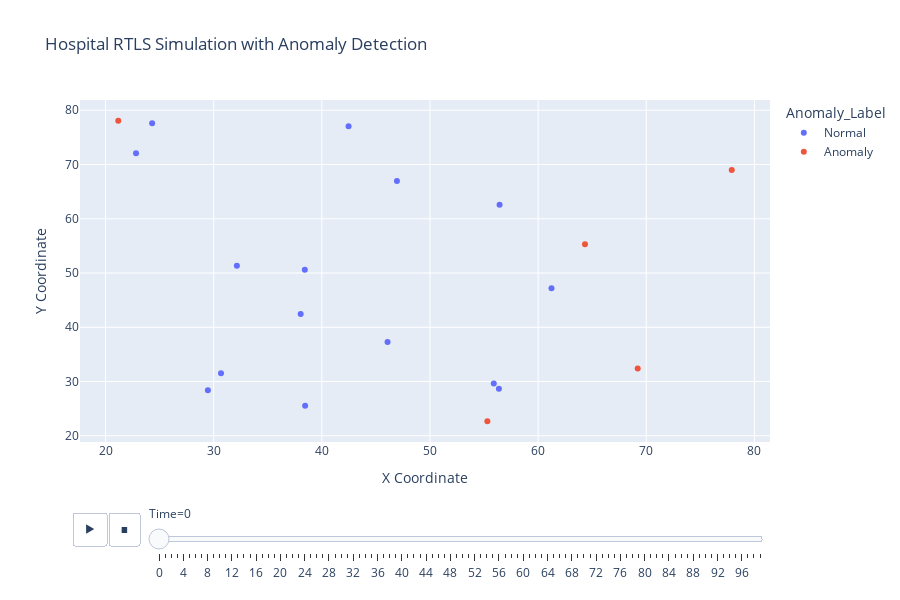

Notebook cell for this chart:
### Code cell
#Hospital Example with Machine Learning Integration
import numpy as np
import pandas as pd
import plotly.express as px
from sklearn.ensemble import IsolationForest

# Set random seed
np.random.seed(42)

# Simulation parameters
num_patients = 20
num_timesteps = 100
anomalous_patient_idx = 0  # First patient is anomalous

# Simulate patient movements (normal and anomalous)
def simulate_patient_movement(num_patients, num_timesteps, anomalous_patient=None):
    patient_rooms = np.random.uniform(20, 80, size=(num_patients, 2))
    positions = np.zeros((num_timesteps, num_patients, 2))

    for t in range(num_timesteps):
        movement = np.random.randn(num_patients, 2) * 0.5
        positions[t] = patient_rooms + movement
        positions[t,:,0] = np.clip(positions[t,:,0], patient_rooms[:,0]-3, patient_rooms[:,0]+3)
        positions[t, :,1] = np.clip(positions[t,:,1], patient_rooms[:,1]-3, patient_rooms[:,1]+3)

    # Inject anomaly: patient moves linearly away from room
    if anomalous_patient is not None:
        anomaly_path = np.linspace([0, 0], [40, 40], num_timesteps)
        positions[:, anomalous_patient] = patient_rooms[anomalous_patient] + anomaly_path

    return positions, patient_rooms

# Generate data
positions, patient_rooms = simulate_patient_movement(num_patients, num_timesteps, anomalous_patient=anomalous_patient)

# Convert positions to DataFrame
data = []
for patient in range(num_patients):
    for t in range(num_timesteps):
        data.append({
            'PatientID': f'Patient_{patient+1}',
            'X': positions[t, patient, 0],
            'Y': positions[t, patient, 1],
            'Time': t
        })

df_patients = pd.DataFrame(data)

# Feature Engineering: Calculate movement speed per patient
df_patients.sort_values(['PatientID', 'Time'], inplace=True)
df_patients['Prev_X'] = df_patients.groupby('PatientID')['X'].shift(1)
df_patients['Prev_Y'] = df_patients.groupby('PatientID')['Y'].shift(1)
df_patients['Distance'] = np.sqrt((df_patients['X'] - df_patients['Prev_X'])**2 +
                                  (df_patients['Y'] - df_patients['Prev_Y'])**2).fillna(0)

# Isolation Forest to detect anomalies
from sklearn.ensemble import IsolationForest

features = df_patients[['X', 'Y', 'Distance']].fillna(0)
iso_forest = IsolationForest(contamination=0.05, random_state=42)
df_patients['Anomaly'] = iso_forest.fit_predict(features)
df_patients['Anomaly_Label'] = df_patients['Anomaly'].apply(lambda x: 'Anomaly' if x==-1 else 'Normal')

# Plot interactive RTLS data with anomalies highlighted
import plotly.express as px
fig = px.scatter(df_patients, x='X', y='Y', color='Anomaly_Label',
                 animation_frame='Time', animation_group='PatientID',
                 hover_data=['PatientID'],
                 title='Hospital RTLS Simulation with Anomaly Detection',
                 labels={'X':'X Coordinate','Y':'Y Coordinate'})

fig.update_layout(width=900, height=600)
fig.show()

### Figure 1 — Plotly figure (JSON) as saved in the notebook; plotly's stock layout.template omitted (floating-point values rounded to 4 significant figures)
{"data": [{"customdata": [["Patient_1"], ["Patient_10"], ["Patient_11"], ["Patient_12"], ["Patient_13"], ["Patient_14"], ["Patient_16"], ["Patient_17"], ["Patient_19"], ["Patient_20"], ["Patient_3"], ["Patient_4"], ["Patient_5"], ["Patient_8"], ["Patient_9"]], "hovertemplate": "Anomaly_Label=Normal<br>Time=0<br>X Coordinate=%{x}<br>Y Coordinate=%{y}<br>PatientID=%{customdata[0]}<extra></extra>", "ids": ["Patient_1", "Patient_10", "Patient_11", "Patient_12", "Patient_13", "Patient_14", "Patient_16", "Patient_17", "Patient_19", "Patient_20", "Patient_3", "Patient_4", "Patient_5", "Patient_8", "Patient_9"], "legendgroup": "Normal", "marker": {"color": "#636efa", "symbol": "circle"}, "mode": "markers", "name": "Normal", "orientation": "v", "showlegend": true, "type": "scatter", "x": [42.47, 46.08, 56.37, 38.04, 46.94, 32.15, 55.9, 24.31, 38.46, 61.23, 29.47, 22.82, 56.44, 30.68, 38.43], "xaxis": "x", "y": [77.04, 37.28, 28.68, 42.45, 66.96, 51.34, 29.63, 77.61, 25.54, 47.18, 28.38, 72.07, 62.57, 31.53, 50.6], "yaxis": "y"}, {"customdata": [["Patient_15"], ["Patient_18"], ["Patient_2"], ["Patient_6"], ["Patient_7"]], "hovertemplate": "Anomaly_Label=Anomaly<br>Time=0<br>X Coordinate=%{x}<br>Y Coordinate=%{y}<br>PatientID=%{customdata[0]}<extra></extra>", "ids": ["Patient_15", "Patient_18", "Patient_2", "Patient_6", "Patient_7"], "legendgroup": "Anomaly", "marker": {"color": "#EF553B", "symbol": "circle"}, "mode": "markers", "name": "Anomaly", "orientation": "v", "showlegend": true, "type": "scatter", "x": [55.31, 77.9, 64.33, 21.18, 69.21], "xaxis": "x", "y": [22.69, 69.01, 55.31, 78.04, 32.38], "yaxis": "y"}], "layout": {"height": 600, "legend": {"title": {"text": "Anomaly_Label"}, "tracegroupgap": 0}, "sliders": [{"active": 0, "currentvalue": {"prefix": "Time="}, "len": 0.9, "pad": {"b": 10, "t": 60}, "steps": [{"args": [["0"], {"frame": {"duration": 0, "redraw": false}, "fromcurrent": true, "mode": "immediate", "transition": {"duration": 0, "easing": "linear"}}], "label": "0", "method": "animate"}, {"args": [["1"], {"frame": {"duration": 0, "redraw": false}, "fromcurrent": true, "mode": "immediate", "transition": {"duration": 0, "easing": "linear"}}], "label": "1", "method": "animate"}, {"args": [["2"], {"frame": {"duration": 0, "redraw": false}, "fromcurrent": true, "mode": "immediate", "transition": {"duration": 0, "easing": "linear"}}], "label": "2", "method": "animate"}, {"args": [["3"], {"frame": {"duration": 0, "redraw": false}, "fromcurrent": true, "mode": "immediate", "transition": {"duration": 0, "easing": "linear"}}], "label": "3", "method": "animate"}, {"args": [["4"], {"frame": {"duration": 0, "redraw": false}, "fromcurrent": true, "mode": "immediate", "transition": {"duration": 0, "easing": "linear"}}], "label": "4", "method": "animate"}, {"args": [["5"], {"frame": {"duration": 0, "redraw": false}, "fromcurrent": true, "mode": "immediate", "transition": {"duration": 0, "easing": "linear"}}], "label": "5", "method": "animate"}, {"args": [["6"], {"frame": {"duration": 0, "redraw": false}, "fromcurrent": true, "mode": "immediate", "transition": {"duration": 0, "easing": "linear"}}], "label": "6", "method": "animate"}, {"args": [["7"], {"frame": {"duration": 0, "redraw": false}, "fromcurrent": true, "mode": "immediate", "transition": {"duration": 0, "easing": "linear"}}], "label": "7", "method": "animate"}, {"args": [["8"], {"frame": {"duration": 0, "redraw": false}, "fromcurrent": true, "mode": "immediate", "transition": {"duration": 0, "easing": "linear"}}], "label": "8", "method": "animate"}, {"args": [["9"], {"frame": {"duration": 0, "redraw": false}, "fromcurrent": true, "mode": "immediate", "transition": {"duration": 0, "easing": "linear"}}], "label": "9", "method": "animate"}, {"args": [["10"], {"frame": {"duration": 0, "redraw": false}, "fromcurrent": true, "mode": "immediate", "transition": {"duration": 0, "easing": "linear"}}], "label": "10", "method": "animate"}, {"args": [["11"], {"frame": {"duration": 0, "redraw": false}, "fromcurrent": true, "mode": "immediate", "transition": {"duration": 0, "easing": "linear"}}], "label": "11", "method": "animate"}, {"args": [["12"], {"frame": {"duration": 0, "redraw": false}, "fromcurrent": true, "mode": "immediate", "transition": {"duration": 0, "easing": "linear"}}], "label": "12", "method": "animate"}, {"args": [["13"], {"frame": {"duration": 0, "redraw": false}, "fromcurrent": true, "mode": "immediate", "transition": {"duration": 0, "easing": "linear"}}], "label": "13", "method": "animate"}, {"args": [["14"], {"frame": {"duration": 0, "redraw": false}, "fromcurrent": true, "mode": "immediate", "transition": {"duration": 0, "easing": "linear"}}], "label": "14", "method": "animate"}, {"args": [["15"], {"frame": {"duration": 0, "redraw": false}, "fromcurrent": true, "mode": "immediate", "transition": {"duration": 0, "easing": "linear"}}], "label": "15", "method": "animate"}, {"args": [["16"], {"frame": {"duration": 0, "redraw": false}, "fromcurrent": true, "mode": "immediate", "transition": {"duration": 0, "easing": "linear"}}], "label": "16", "method": "animate"}, {"args": [["17"], {"frame": {"duration": 0, "redraw": false}, "fromcurrent": true, "mode": "immediate", "transition": {"duration": 0, "easing": "linear"}}], "label": "17", "method": "animate"}, {"args": [["18"], {"frame": {"duration": 0, "redraw": false}, "fromcurrent": true, "mode": "immediate", "transition": {"duration": 0, "easing": "linear"}}], "label": "18", "method": "animate"}, {"args": [["19"], {"frame": {"duration": 0, "redraw": false}, "fromcurrent": true, "mode": "immediate", "transition": {"duration": 0, "easing": "linear"}}], "label": "19", "method": "animate"}, {"args": [["20"], {"frame": {"duration": 0, "redraw": false}, "fromcurrent": true, "mode": "immediate", "transition": {"duration": 0, "easing": "linear"}}], "label": "20", "method": "animate"}, {"args": [["21"], {"frame": {"duration": 0, "redraw": false}, "fromcurrent": true, "mode": "immediate", "transition": {"duration": 0, "easing": "linear"}}], "label": "21", "method": "animate"}, {"args": [["22"], {"frame": {"duration": 0, "redraw": false}, "fromcurrent": true, "mode": "immediate", "transition": {"duration": 0, "easing": "linear"}}], "label": "22", "method": "animate"}, {"args": [["23"], {"frame": {"duration": 0, "redraw": false}, "fromcurrent": true, "mode": "immediate", "transition": {"duration": 0, "easing": "linear"}}], "label": "23", "method": "animate"}, {"args": [["24"], {"frame": {"duration": 0, "redraw": false}, "fromcurrent": true, "mode": "immediate", "transition": {"duration": 0, "easing": "linear"}}], "label": "24", "method": "animate"}, {"args": [["25"], {"frame": {"duration": 0, "redraw": false}, "fromcurrent": true, "mode": "immediate", "transition": {"duration": 0, "easing": "linear"}}], "label": "25", "method": "animate"}, {"args": [["26"], {"frame": {"duration": 0, "redraw": false}, "fromcurrent": true, "mode": "immediate", "transition": {"duration": 0, "easing": "linear"}}], "label": "26", "method": "animate"}, {"args": [["27"], {"frame": {"duration": 0, "redraw": false}, "fromcurrent": true, "mode": "immediate", "transition": {"duration": 0, "easing": "linear"}}], "label": "27", "method": "animate"}, {"args": [["28"], {"frame": {"duration": 0, "redraw": false}, "fromcurrent": true, "mode": "immediate", "transition": {"duration": 0, "easing": "linear"}}], "label": "28", "method": "animate"}, {"args": [["29"], {"frame": {"duration": 0, "redraw": false}, "fromcurrent": true, "mode": "immediate", "transition": {"duration": 0, "easing": "linear"}}], "label": "29", "method": "animate"}, {"args": [["30"], {"frame": {"duration": 0, "redraw": false}, "fromcurrent": true, "mode": "immediate", "transition": {"duration": 0, "easing": "linear"}}], "label": "30", "method": "animate"}, {"args": [["31"], {"frame": {"duration": 0, "redraw": false}, "fromcurrent": true, "mode": "immediate", "transition": {"duration": 0, "easing": "linear"}}], "label": "31", "method": "animate"}, {"args": [["32"], {"frame": {"duration": 0, "redraw": false}, "fromcurrent": true, "mode": "immediate", "transition": {"duration": 0, "easing": "linear"}}], "label": "32", "method": "animate"}, {"args": [["33"], {"frame": {"duration": 0, "redraw": false}, "fromcurrent": true, "mode": "immediate", "transition": {"duration": 0, "easing": "linear"}}], "label": "33", "method": "animate"}, {"args": [["34"], {"frame": {"duration": 0, "redraw": false}, "fromcurrent": true, "mode": "immediate", "transition": {"duration": 0, "easing": "linear"}}], "label": "34", "method": "animate"}, {"args": [["35"], {"frame": {"duration": 0, "redraw": false}, "fromcurrent": true, "mode": "immediate", "transition": {"duration": 0, "easing": "linear"}}], "label": "35", "method": "animate"}, {"args": [["36"], {"frame": {"duration": 0, "redraw": false}, "fromcurrent": true, "mode": "immediate", "transition": {"duration": 0, "easing": "linear"}}], "label": "36", "method": "animate"}, {"args": [["37"], {"frame": {"duration": 0, "redraw": false}, "fromcurrent": true, "mode": "immediate", "transition": {"duration": 0, "easing": "linear"}}], "label": "37", "method": "animate"}, {"args": [["38"], {"frame": {"duration": 0, "redraw": false}, "fromcurrent": true, "mode": "immediate", "transition": {"duration": 0, "easing": "linear"}}], "label": "38", "method": "animate"}, {"args": [["39"], {"frame": {"duration": 0, "redraw": false}, "fromcurrent": true, "mode": "immediate", "transition": {"duration": 0, "easing": "linear"}}], "label": "39", "method": "animate"}, {"args": [["40"], {"frame": {"duration": 0, "redraw": false}, "fromcurrent": true, "mode": "immediate", "transition": {"duration": 0, "easing": "linear"}}], "label": "40", "method": "animate"}, {"args": [["41"], {"frame": {"duration": 0, "redraw": false}, "fromcurrent": true, "mode": "immediate", "transition": {"duration": 0, "easing": "linear"}}], "label": "41", "method": "animate"}, {"args": [["42"], {"frame": {"duration": 0, "redraw": false}, "fromcurrent": true, "mode": "immediate", "transition": {"duration": 0, "easing": "linear"}}], "label": "42", "method": "animate"}, {"args": [["43"], {"frame": {"duration": 0, "redraw": false}, "fromcurrent": true, "mode": "immediate", "transition": {"duration": 0, "easing": "linear"}}], "label": "43", "method": "animate"}, {"args": [["44"], {"frame": {"duration": 0, "redraw": false}, "fromcurrent": true, "mode": "immediate", "transition": {"duration": 0, "easing": "linear"}}], "label": "44", "method": "animate"}, {"args": [["45"], {"frame": {"duration": 0, "redraw": false}, "fromcurrent": true, "mode": "immediate", "transition": {"duration": 0, "easing": "linear"}}], "label": "45", "method": "animate"}, {"args": [["46"], {"frame": {"duration": 0, "redraw": false}, "fromcurrent": true, "mode": "immediate", "transition": {"duration": 0, "easing": "linear"}}], "label": "46", "method": "animate"}, {"args": [["47"], {"frame": {"duration": 0, "redraw": false}, "fromcurrent": true, "mode": "immediate", "transition": {"duration": 0, "easing": "linear"}}], "label": "47", "method": "animate"}, {"args": [["48"], {"frame": {"duration": 0, "redraw": false}, "fromcurrent": true, "mode": "immediate", "transition": {"duration": 0, "easing": "linear"}}], "label": "48", "method": "animate"}, {"args": [["49"], {"frame": {"duration": 0, "redraw": false}, "fromcurrent": true, "mode": "immediate", "transition": {"duration": 0, "easing": "linear"}}], "label": "49", "method": "animate"}, {"args": [["50"], {"frame": {"duration": 0, "redraw": false}, "fromcurrent": true, "mode": "immediate", "transition": {"duration": 0, "easing": "linear"}}], "label": "50", "method": "animate"}, {"args": [["51"], {"frame": {"duration": 0, "redraw": false}, "fromcurrent": true, "mode": "immediate", "transition": {"duration": 0, "easing": "linear"}}], "label": "51", "method": "animate"}, {"args": [["52"], {"frame": {"duration": 0, "redraw": false}, "fromcurrent": true, "mode": "immediate", "transition": {"duration": 0, "easing": "linear"}}], "label": "52", "method": "animate"}, {"args": [["53"], {"frame": {"duration": 0, "redraw": false}, "fromcurrent": true, "mode": "immediate", "transition": {"duration": 0, "easing": "linear"}}], "label": "53", "method": "animate"}, {"args": [["54"], {"frame": {"duration": 0, "redraw": false}, "fromcurrent": true, "mode": "immediate", "transition": {"duration": 0, "easing": "linear"}}], "label": "54", "method": "animate"}, {"args": [["55"], {"frame": {"duration": 0, "redraw": false}, "fromcurrent": true, "mode": "immediate", "transition": {"duration": 0, "easing": "linear"}}], "label": "55", "method": "animate"}, {"args": [["56"], {"frame": {"duration": 0, "redraw": false}, "fromcurrent": true, "mode": "immediate", "transition": {"duration": 0, "easing": "linear"}}], "label": "56", "method": "animate"}, {"args": [["57"], {"frame": {"duration": 0, "redraw": false}, "fromcurrent": true, "mode": "immediate", "transition": {"duration": 0, "easing": "linear"}}], "label": "57", "method": "animate"}, {"args": [["58"], {"frame": {"duration": 0, "redraw": false}, "fromcurrent": true, "mode": "immediate", "transition": {"duration": 0, "easing": "linear"}}], "label": "58", "method": "animate"}, {"args": [["59"], {"frame": {"duration": 0, "redraw": false}, "fromcurrent": true, "mode": "immediate", "transition": {"duration": 0, "easing": "linear"}}], "label": "59", "method": "animate"}, {"args": [["60"], {"frame": {"duration": 0, "redraw": false}, "fromcurrent": true, "mode": "immediate", "transition": {"duration": 0, "easing": "linear"}}], "label": "60", "method": "animate"}, {"args": [["61"], {"frame": {"duration": 0, "redraw": false}, "fromcurrent": true, "mode": "immediate", "transition": {"duration": 0, "easing": "linear"}}], "label": "61", "method": "animate"}, {"args": [["62"], {"frame": {"duration": 0, "redraw": false}, "fromcurrent": true, "mode": "immediate", "transition": {"duration": 0, "easing": "linear"}}], "label": "62", "method": "animate"}, {"args": [["63"], {"frame": {"duration": 0, "redraw": false}, "fromcurrent": true, "mode": "immediate", "transition": {"duration": 0, "easing": "linear"}}], "label": "63", "method": "animate"}, {"args": [["64"], {"frame": {"duration": 0, "redraw": false}, "fromcurrent": true, "mode": "immediate", "transition": {"duration": 0, "easing": "linear"}}], "label": "64", "method": "animate"}, {"args": [["65"], {"frame": {"duration": 0, "redraw": false}, "fromcurrent": true, "mode": "immediate", "transition": {"duration": 0, "easing": "linear"}}], "label": "65", "method": "animate"}, {"args": [["66"], {"frame": {"duration": 0, "redraw": false}, "fromcurrent": true, "mode": "immediate", "transition": {"duration": 0, "easing": "linear"}}], "label": "66", "method": "animate"}, {"args": [["67"], {"frame": {"duration": 0, "redraw": false}, "fromcurrent": true, "mode": "immediate", "transition": {"duration": 0, "easing": "linear"}}], "label": "67", "method": "animate"}, {"args": [["68"], {"frame": {"duration": 0, "redraw": false}, "fromcurrent": true, "mode": "immediate", "transition": {"duration": 0, "easing": "linear"}}], "label": "68", "method": "animate"}, {"args": [["69"], {"frame": {"duration": 0, "redraw": false}, "fromcurrent": true, "mode": "immediate", "transition": {"duration": 0, "easing": "linear"}}], "label": "69", "method": "animate"}, {"args": [["70"], {"frame": {"duration": 0, "redraw": false}, "fromcurrent": true, "mode": "immediate", "transition": {"duration": 0, "easing": "linear"}}], "label": "70", "method": "animate"}, {"args": [["71"], {"frame": {"duration": 0, "redraw": false}, "fromcurrent": true, "mode": "immediate", "transition": {"duration": 0, "easing": "linear"}}], "label": "71", "method": "animate"}, {"args": [["72"], {"frame": {"duration": 0, "redraw": false}, "fromcurrent": true, "mode": "immediate", "transition": {"duration": 0, "easing": "linear"}}], "label": "72", "method": "animate"}, {"args": [["73"], {"frame": {"duration": 0, "redraw": false}, "fromcurrent": true, "mode": "immediate", "transition": {"duration": 0, "easing": "linear"}}], "label": "73", "method": "animate"}, {"args": [["74"], {"frame": {"duration": 0, "redraw": false}, "fromcurrent": true, "mode": "immediate", "transition": {"duration": 0, "easing": "linear"}}], "label": "74", "method": "animate"}, {"args": [["75"], {"frame": {"duration": 0, "redraw": false}, "fromcurrent": true, "mode": "immediate", "transition": {"duration": 0, "easing": "linear"}}], "label": "75", "method": "animate"}, {"args": [["76"], {"frame": {"duration": 0, "redraw": false}, "fromcurrent": true, "mode": "immediate", "transition": {"duration": 0, "easing": "linear"}}], "label": "76", "method": "animate"}, {"args": [["77"], {"frame": {"duration": 0, "redraw": false}, "fromcurrent": true, "mode": "immediate", "transition": {"duration": 0, "easing": "linear"}}], "label": "77", "method": "animate"}, {"args": [["78"], {"frame": {"duration": 0, "redraw": false}, "fromcurrent": true, "mode": "immediate", "transition": {"duration": 0, "easing": "linear"}}], "label": "78", "method": "animate"}, {"args": [["79"], {"frame": {"duration": 0, "redraw": false}, "fromcurrent": true, "mode": "immediate", "transition": {"duration": 0, "easing": "linear"}}], "label": "79", "method": "animate"}, {"args": [["80"], {"frame": {"duration": 0, "redraw": false}, "fromcurrent": true, "mode": "immediate", "transition": {"duration": 0, "easing": "linear"}}], "label": "80", "method": "animate"}, {"args": [["81"], {"frame": {"duration": 0, "redraw": false}, "fromcurrent": true, "mode": "immediate", "transition": {"duration": 0, "easing": "linear"}}], "label": "81", "method": "animate"}, {"args": [["82"], {"frame": {"duration": 0, "redraw": false}, "fromcurrent": true, "mode": "immediate", "transition": {"duration": 0, "easing": "linear"}}], "label": "82", "method": "animate"}, {"args": [["83"], {"frame": {"duration": 0, "redraw": false}, "fromcurrent": true, "mode": "immediate", "transition": {"duration": 0, "easing": "linear"}}], "label": "83", "method": "animate"}, {"args": [["84"], {"frame": {"duration": 0, "redraw": false}, "fromcurrent": true, "mode": "immediate", "transition": {"duration": 0, "easing": "linear"}}], "label": "84", "method": "animate"}, {"args": [["85"], {"frame": {"duration": 0, "redraw": false}, "fromcurrent": true, "mode": "immediate", "transition": {"duration": 0, "easing": "linear"}}], "label": "85", "method": "animate"}, {"args": [["86"], {"frame": {"duration": 0, "redraw": false}, "fromcurrent": true, "mode": "immediate", "transition": {"duration": 0, "easing": "linear"}}], "label": "86", "method": "animate"}, {"args": [["87"], {"frame": {"duration": 0, "redraw": false}, "fromcurrent": true, "mode": "immediate", "transition": {"duration": 0, "easing": "linear"}}], "label": "87", "method": "animate"}, {"args": [["88"], {"frame": {"duration": 0, "redraw": false}, "fromcurrent": true, "mode": "immediate", "transition": {"duration": 0, "easing": "linear"}}], "label": "88", "method": "animate"}, {"args": [["89"], {"frame": {"duration": 0, "redraw": false}, "fromcurrent": true, "mode": "immediate", "transition": {"duration": 0, "easing": "linear"}}], "label": "89", "method": "animate"}, {"args": [["90"], {"frame": {"duration": 0, "redraw": false}, "fromcurrent": true, "mode": "immediate", "transition": {"duration": 0, "easing": "linear"}}], "label": "90", "method": "animate"}, {"args": [["91"], {"frame": {"duration": 0, "redraw": false}, "fromcurrent": true, "mode": "immediate", "transition": {"duration": 0, "easing": "linear"}}], "label": "91", "method": "animate"}, {"args": [["92"], {"frame": {"duration": 0, "redraw": false}, "fromcurrent": true, "mode": "immediate", "transition": {"duration": 0, "easing": "linear"}}], "label": "92", "method": "animate"}, {"args": [["93"], {"frame": {"duration": 0, "redraw": false}, "fromcurrent": true, "mode": "immediate", "transition": {"duration": 0, "easing": "linear"}}], "label": "93", "method": "animate"}, {"args": [["94"], {"frame": {"duration": 0, "redraw": false}, "fromcurrent": true, "mode": "immediate", "transition": {"duration": 0, "easing": "linear"}}], "label": "94", "method": "animate"}, {"args": [["95"], {"frame": {"duration": 0, "redraw": false}, "fromcurrent": true, "mode": "immediate", "transition": {"duration": 0, "easing": "linear"}}], "label": "95", "method": "animate"}, {"args": [["96"], {"frame": {"duration": 0, "redraw": false}, "fromcurrent": true, "mode": "immediate", "transition": {"duration": 0, "easing": "linear"}}], "label": "96", "method": "animate"}, {"args": [["97"], {"frame": {"duration": 0, "redraw": false}, "fromcurrent": true, "mode": "immediate", "transition": {"duration": 0, "easing": "linear"}}], "label": "97", "method": "animate"}, {"args": [["98"], {"frame": {"duration": 0, "redraw": false}, "fromcurrent": true, "mode": "immediate", "transition": {"duration": 0, "easing": "linear"}}], "label": "98", "method": "animate"}, {"args": [["99"], {"frame": {"duration": 0, "redraw": false}, "fromcurrent": true, "mode": "immediate", "transition": {"duration": 0, "easing": "linear"}}], "label": "99", "method": "animate"}], "x": 0.1, "xanchor": "left", "y": 0, "yanchor": "top"}], "title": {"text": "Hospital RTLS Simulation with Anomaly Detection"}, "updatemenus": [{"buttons": [{"args": [null, {"frame": {"duration": 500, "redraw": false}, "fromcurrent": true, "mode": "immediate", "transition": {"duration": 500, "easing": "linear"}}], "label": "&#9654;", "method": "animate"}, {"args": [[null], {"frame": {"duration": 0, "redraw": false}, "fromcurrent": true, "mode": "immediate", "transition": {"duration": 0, "easing": "linear"}}], "label": "&#9724;", "method": "animate"}], "direction": "left", "pad": {"r": 10, "t": 70}, "showactive": false, "type": "buttons", "x": 0.1, "xanchor": "right", "y": 0, "yanchor": "top"}], "width": 900, "xaxis": {"anchor": "y", "domain": [0, 1], "title": {"text": "X Coordinate"}}, "yaxis": {"anchor": "x", "domain": [0, 1], "title": {"text": "Y Coordinate"}}}}
